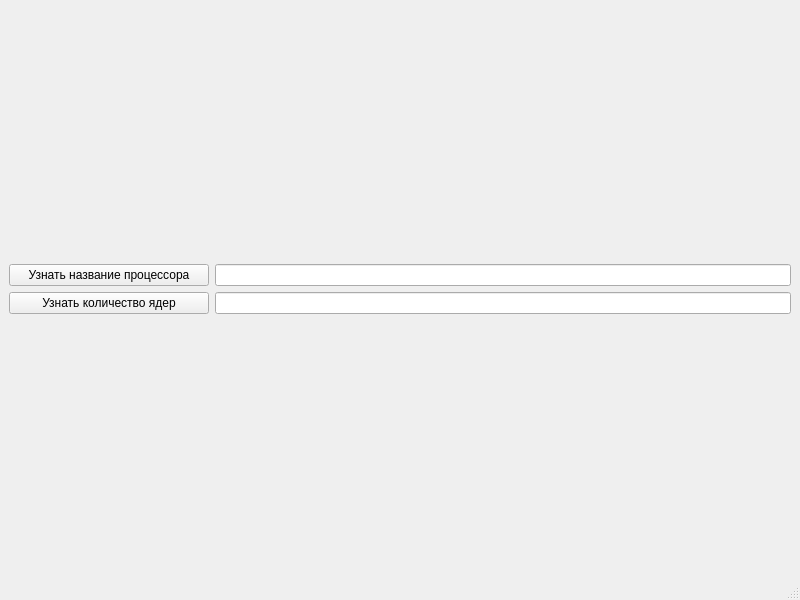
<?xml version="1.0" encoding="UTF-8"?>
<ui version="4.0">
 <class>MainWindow</class>
 <widget class="QMainWindow" name="MainWindow">
  <property name="geometry">
   <rect>
    <x>0</x>
    <y>0</y>
    <width>800</width>
    <height>600</height>
   </rect>
  </property>
  <property name="windowTitle">
   <string>MainWindow</string>
  </property>
  <widget class="QWidget" name="centralwidget">
   <layout class="QVBoxLayout" name="verticalLayout_2">
    <item>
     <layout class="QVBoxLayout" name="verticalLayout">
      <item>
       <layout class="QHBoxLayout" name="horizontalLayout">
        <item>
         <widget class="QPushButton" name="pushButton">
          <property name="minimumSize">
           <size>
            <width>200</width>
            <height>0</height>
           </size>
          </property>
          <property name="text">
           <string>Узнать название процессора</string>
          </property>
         </widget>
        </item>
        <item>
         <widget class="QLineEdit" name="lineEdit">
          <property name="minimumSize">
           <size>
            <width>200</width>
            <height>0</height>
           </size>
          </property>
         </widget>
        </item>
       </layout>
      </item>
      <item>
       <layout class="QHBoxLayout" name="horizontalLayout_2">
        <item>
         <widget class="QPushButton" name="pushButton_2">
          <property name="minimumSize">
           <size>
            <width>200</width>
            <height>0</height>
           </size>
          </property>
          <property name="text">
           <string>Узнать количество ядер</string>
          </property>
         </widget>
        </item>
        <item>
         <widget class="QLineEdit" name="lineEdit_2">
          <property name="minimumSize">
           <size>
            <width>200</width>
            <height>0</height>
           </size>
          </property>
         </widget>
        </item>
       </layout>
      </item>
     </layout>
    </item>
   </layout>
  </widget>
  <widget class="QMenuBar" name="menubar">
   <property name="geometry">
    <rect>
     <x>0</x>
     <y>0</y>
     <width>800</width>
     <height>22</height>
    </rect>
   </property>
  </widget>
  <widget class="QStatusBar" name="statusbar"/>
 </widget>
 <resources/>
 <connections/>
</ui>
